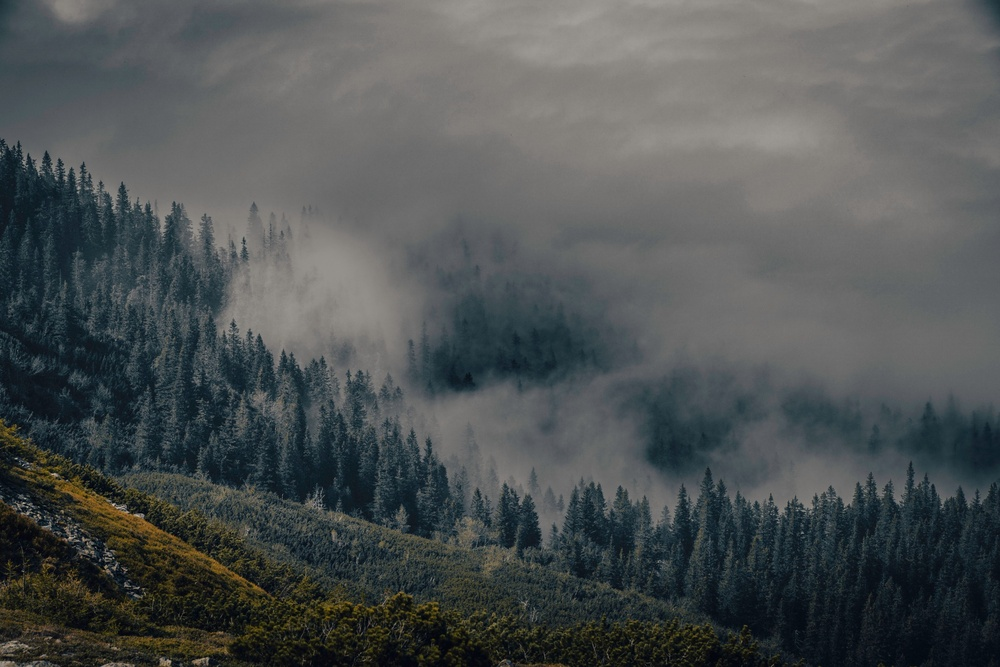
#> input picture sample.jpg, 1000 x 667 px, shrunk from 2048 x 1365 before the run
$ python q15.py
#> lines starting #> are read from the running program, lines starting #| are printed output that depends on the picture
import cv2
from pathlib import Path
image=cv2.imread(str(Path(__file__).resolve().parents[1]/"sample.jpg"))
#> image is the input picture: shape (667, 1000, 3); mean B, G, R 82.9, 82.7, 78.2
b,g,r=cv2.split(image)
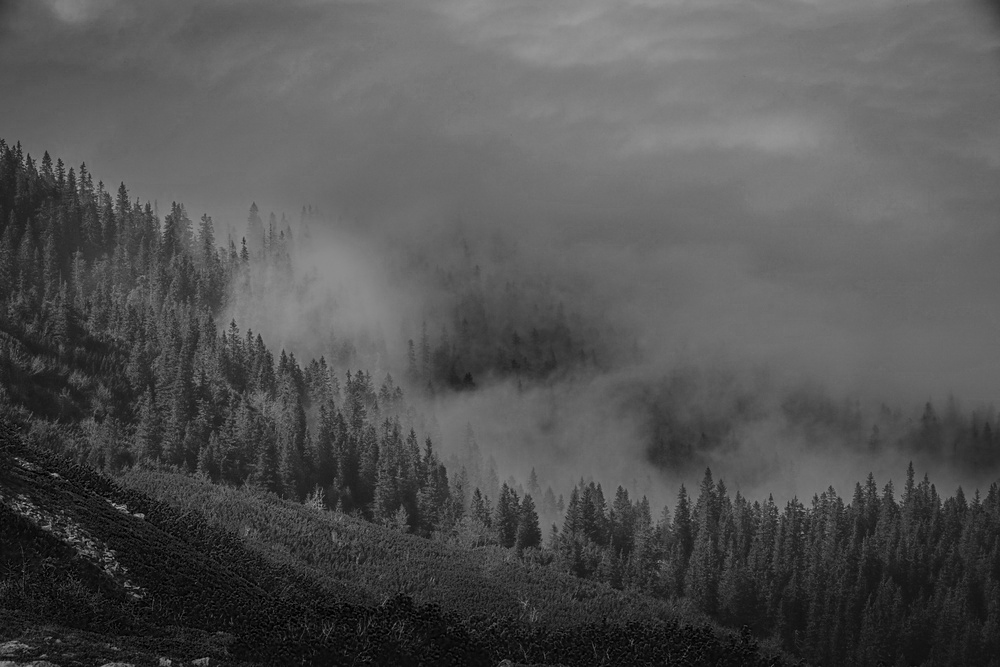
#> b: shape (667, 1000); min 0, max 174, mean 82.9
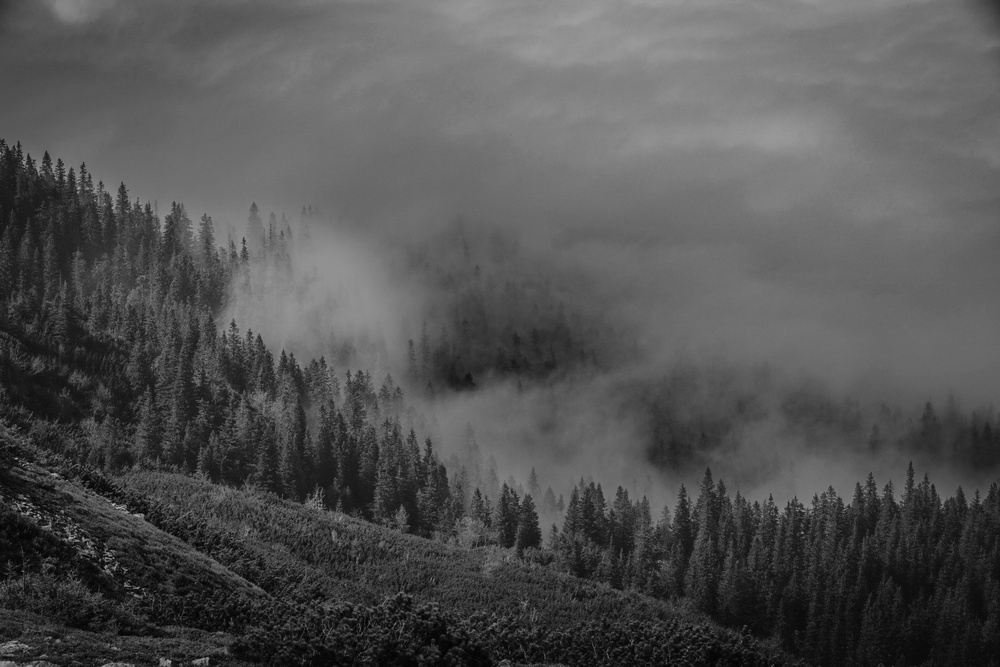
#> g: shape (667, 1000); min 0, max 186, mean 82.7
merged=cv2.merge([b,g,r])
cv2.imshow("Merged",merged); cv2.waitKey(0); cv2.destroyAllWindows()
